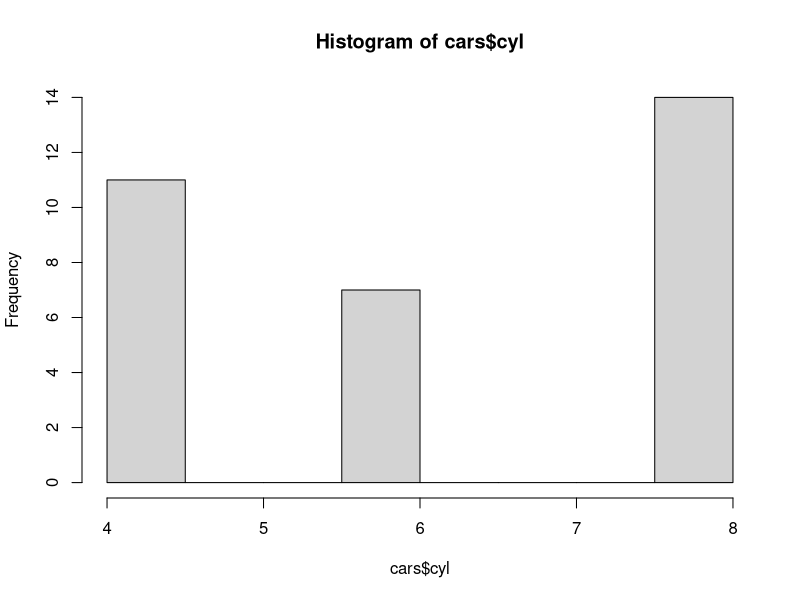

Reproduce this figure in R.
## ---- chunk 1
#load the data set
data(mtcars)

#you can access the dataset via mtcars but let's assign it to a variable to view some of the data
cars <- mtcars
## ---- chunk 2
cars
## ---- chunk 3
cars$hp
## ---- chunk 4
rownames(cars)
## ---- chunk 5
unique(cars$cyl)
## ---- chunk 6
hist(cars$cyl)
